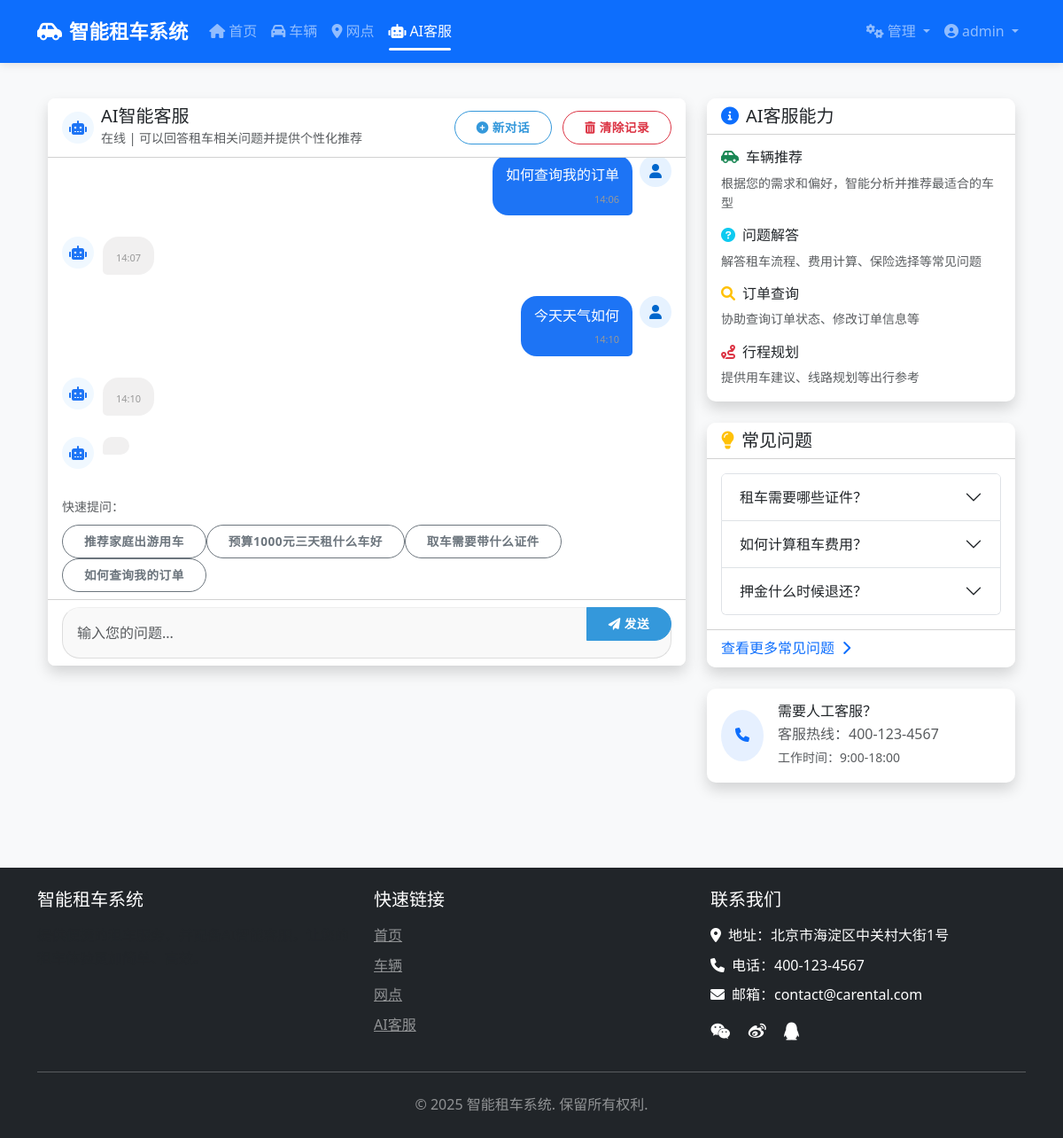
Page /ai-customer-service/chat/ (signed in) on the committed database.
### ai_customer_service/models.py (models this page shows, shortened)
class ChatMessage(models.Model):
    MESSAGE_TYPE_CHOICES = (
        ('user', '用户'),
        ('ai', 'AI客服'),
        ('system', '系统消息'),
    )
    session = models.ForeignKey(ChatSession, on_delete=models.CASCADE, related_name='messages', verbose_name='会话')
    message_type = models.CharField(max_length=10, choices=MESSAGE_TYPE_CHOICES, verbose_name='消息类型')
    content = models.TextField(verbose_name='消息内容')
    timestamp = models.DateTimeField(auto_now_add=True, verbose_name='发送时间')
    class Meta:
        verbose_name = '聊天消息'
        verbose_name_plural = '聊天消息'
        ordering = ['timestamp']

### ai_customer_service/views.py (the view)
# urls.py: path('chat/', views.chat_interface, name='chat_interface'),
@login_required
def chat_interface(request):
    try:
        session = ChatSession.objects.filter(user=request.user, is_active=True).latest('created_at')
    except ChatSession.DoesNotExist:
        session_id = str(uuid.uuid4())
        session = ChatSession.objects.create(
            user=request.user,
            session_id=session_id,
            is_active=True
        )
    messages = ChatMessage.objects.filter(session=session).order_by('-timestamp')[:10]
    messages = reversed(list(messages))  # 反转顺序以便按时间顺序显示
    current_time = timezone.now()
    context = {
        'session': session,
        'messages': messages,
        'current_time': current_time
    }
    return render(request, 'ai_customer_service/chat_interface.html', context)

### templates/ai_customer_service/chat_interface.html (shortened to what this page needs)
{% extends 'base/base.html' %}
{% block content %}
<div class="container-fluid mt-3">
    <div class="row">
        <div class="col-lg-8 col-md-12">
            <div class="card shadow chat-container">
                <div class="card-header bg-white">
                    <div class="d-flex align-items-center justify-content-between">
                        <div class="d-flex align-items-center">
                            <div class="avatar avatar-ai me-2">
                                <i class="fas fa-robot"></i>
                            </div>
                            <div>
                                <h5 class="mb-0">AI智能客服</h5>
                                <small class="text-muted">在线 | 可以回答租车相关问题并提供个性化推荐</small>
                            </div>
                        </div>
                        <div>
                            <div>
                                <form action="{% url 'ai_customer_service:start_chat' %}" method="post" class="d-inline" id="start-chat-form">
                                    <button type="submit" class="btn btn-sm btn-outline-primary me-2">
                                        <i class="fas fa-plus-circle me-1"></i>新对话
                                    </button>
                                </form>
                                <form action="{% url 'ai_customer_service:clear_chat_history' %}" method="post" class="d-inline" id="clear-chat-form">
                                    <button type="button" class="btn btn-sm btn-outline-danger" onclick="confirmClear()">
                                        <i class="fas fa-trash-alt me-1"></i>清除记录
                                    </button>
                                </form>
                            </div>
                        </div>
                    </div>
                </div>
                <div class="card-body p-3 chat-messages" id="chat-messages">
                    {% if messages %}
                        {% for message in messages %}
                            {% if message.message_type == 'user' %}
                                <div class="d-flex justify-content-end mb-3">
                                    <div class="message message-user">
                                        <p class="mb-0">{{ message.content }}</p>
                                        <div class="message-time">{{ message.timestamp|date:"H:i" }}</div>
                                    </div>
                                    <div class="avatar avatar-user ms-2">
                                        <i class="fas fa-user"></i>
                                    </div>
                                </div>
                            {% elif message.message_type == 'system' %}
                                <div class="alert alert-info mb-3 py-2 text-center">
                                    <i class="fas fa-info-circle me-2"></i>{{ message.content }}
                                    <div class="small text-muted">{{ message.timestamp|date:"H:i" }}</div>
                                </div>
                            {% else %}
                                <div class="d-flex mb-3">
                                    <div class="avatar avatar-ai">
                                        <i class="fas fa-robot"></i>
                                    </div>
                                    <div class="message message-ai">
                                        <div class="message-time">{{ message.timestamp|date:"H:i" }}</div>
                                    </div>
                                </div>
                            {% endif %}
                        {% endfor %}
                    {% endif %}
                    <div class="d-flex mb-3 ai-typing-indicator" style="display: none;">
                        <div class="avatar avatar-ai">
                            <i class="fas fa-robot"></i>
                        </div>
                        <div class="message message-ai">
                        </div>
                    </div>
                </div>
                <div class="px-3 pb-2 quick-actions">
                    <p class="small text-muted mb-2">快速提问：</p>
                    <div class="d-flex flex-wrap">
                        <button class="btn btn-sm btn-outline-secondary quick-question">推荐家庭出游用车</button>
                        <button class="btn btn-sm btn-outline-secondary quick-question">预算1000元三天租什么车好</button>
                        <button class="btn btn-sm btn-outline-secondary quick-question">取车需要带什么证件</button>
                        <button class="btn btn-sm btn-outline-secondary quick-question">如何查询我的订单</button>
                    </div>
                </div>
                <div class="card-footer bg-white">
                    <form id="chat-form" method="post" action="{% url 'ai_customer_service:send_message' %}">
                        <div class="position-relative">
                            <input type="text" id="message-input" name="message" class="form-control chat-input" placeholder="输入您的问题..." required>
                            <button type="submit" class="btn btn-primary send-button">
                                <i class="fas fa-paper-plane me-1"></i>发送
                            </button>
                        </div>
                    </form>
                </div>
            </div>
        </div>
        <div class="col-lg-4 d-none d-lg-block">
            <div class="card shadow mb-4">
                <div class="card-header bg-white">
                    <h5 class="mb-0"><i class="fas fa-info-circle me-2 text-primary"></i>AI客服能力</h5>
                </div>
                <div class="card-body">
                    <div class="mb-3">
                        <h6><i class="fas fa-car-side me-2 text-success"></i>车辆推荐</h6>
                        <p class="small text-muted">根据您的需求和偏好，智能分析并推荐最适合的车型</p>
                    </div>
                    <div class="mb-3">
                        <h6><i class="fas fa-question-circle me-2 text-info"></i>问题解答</h6>
                        <p class="small text-muted">解答租车流程、费用计算、保险选择等常见问题</p>
                    </div>
                    <div class="mb-3">
                        <h6><i class="fas fa-search me-2 text-warning"></i>订单查询</h6>
                        <p class="small text-muted">协助查询订单状态、修改订单信息等</p>
                    </div>
                    <div>
                        <h6><i class="fas fa-route me-2 text-danger"></i>行程规划</h6>
                        <p class="small text-muted mb-0">提供用车建议、线路规划等出行参考</p>
                    </div>
                </div>
            </div>
            <div class="card shadow mb-4">
                <div class="card-header bg-white">
                    <h5 class="mb-0"><i class="fas fa-lightbulb me-2 text-warning"></i>常见问题</h5>
                </div>
                <div class="card-body">
                    <div class="accordion" id="faqAccordion">
                        <div class="accordion-item">
                            <h2 class="accordion-header" id="headingOne">
                                <button class="accordion-button collapsed" type="button" data-bs-toggle="collapse" data-bs-target="#collapseOne" aria-expanded="false" aria-controls="collapseOne">
                                    租车需要哪些证件？
                                </button>
                            </h2>
                        </div>
                        <div class="accordion-item">
                            <h2 class="accordion-header" id="headingTwo">
                                <button class="accordion-button collapsed" type="button" data-bs-toggle="collapse" data-bs-target="#collapseTwo" aria-expanded="false" aria-controls="collapseTwo">
                                    如何计算租车费用？
                                </button>
                            </h2>
                        </div>
                        <div class="accordion-item">
                            <h2 class="accordion-header" id="headingThree">
                                <button class="accordion-button collapsed" type="button" data-bs-toggle="collapse" data-bs-target="#collapseThree" aria-expanded="false" aria-controls="collapseThree">
                                    押金什么时候退还？
                                </button>
                            </h2>
                        </div>
                    </div>
                </div>
                <div class="card-footer bg-white">
                    <a href="#" class="text-decoration-none">查看更多常见问题 <i class="fas fa-chevron-right ms-1"></i></a>
                </div>
            </div>
            <div class="card shadow mb-4">
                <div class="card-body">
                    <div class="d-flex align-items-center">
                        <div class="flex-shrink-0">
                            <div class="bg-primary bg-opacity-10 p-3 rounded-circle">
                                <i class="fas fa-phone text-primary"></i>
                            </div>
                        </div>
                        <div class="ms-3">
                            <h6 class="mb-1">需要人工客服？</h6>
                            <p class="text-muted mb-0">客服热线：400-123-4567</p>
                            <small class="text-muted">工作时间：9:00-18:00</small>
                        </div>
                    </div>
                </div>
            </div>
        </div>
    </div>
</div>
{% endblock %}

### templates/base/base.html (shortened to what this page needs)
<!DOCTYPE html>
<html lang="zh-CN">
<head>
    <link href="https://cdn.jsdelivr.net/npm/bootstrap@5.3.0/dist/css/bootstrap.min.css" rel="stylesheet">
    <link rel="stylesheet" href="https://cdnjs.cloudflare.com/ajax/libs/font-awesome/6.0.0/css/all.min.css">
    <link rel="stylesheet" href="/static/css/main.css">
</head>
<body>
    <nav class="navbar navbar-expand-lg navbar-dark bg-primary sticky-top">
        <div class="container">
            <a class="navbar-brand" href="{% url 'car_rental:home' %}">
                <i class="fas fa-car-side me-2"></i>智能租车系统
            </a>
            <div class="collapse navbar-collapse" id="navbarNav">
                <ul class="navbar-nav me-auto">
                    <li class="nav-item">
                        <a class="nav-link {% if request.path == '/' %}active{% endif %}" href="{% url 'car_rental:home' %}">
                            <i class="fas fa-home me-1"></i>首页
                        </a>
                    </li>
                    <li class="nav-item">
                        <a class="nav-link {% if '/cars/' in request.path %}active{% endif %}" href="{% url 'car_rental:car_list' %}">
                            <i class="fas fa-car me-1"></i>车辆
                        </a>
                    </li>
                    <li class="nav-item">
                        <a class="nav-link {% if '/locations/' in request.path %}active{% endif %}" href="{% url 'car_rental:location_list' %}">
                            <i class="fas fa-map-marker-alt me-1"></i>网点
                        </a>
                    </li>
                    <li class="nav-item">
                        <a class="nav-link {% if '/ai-customer-service/chat/' in request.path %}active{% endif %}" href="{% url 'ai_customer_service:chat_interface' %}">
                            <i class="fas fa-robot me-1"></i>AI客服
                        </a>
                    </li>
                </ul>
                <ul class="navbar-nav">
                    {% if user.is_authenticated %}
                        {% if user.profile.user_type == 'admin' or user.is_staff %}
                        <li class="nav-item dropdown">
                            <a class="nav-link dropdown-toggle" href="#" id="adminDropdown" role="button" data-bs-toggle="dropdown">
                                <i class="fas fa-cogs me-1"></i>管理
                            </a>
                        </li>
                        {% endif %}
                        <li class="nav-item dropdown">
                            <a class="nav-link dropdown-toggle" href="#" id="userDropdown" role="button" data-bs-toggle="dropdown">
                                <i class="fas fa-user-circle me-1"></i>{{ user.username }}
                            </a>
                        </li>
                    {% endif %}
                </ul>
            </div>
        </div>
    </nav>
    <main class="py-4">
        <div class="container">
            {% block content %}{% endblock %}
        </div>
    </main>
    <footer class="footer bg-dark text-white py-4 mt-5">
        <div class="container">
            <div class="row">
                <div class="col-md-4 mb-4 mb-md-0">
                    <h5 class="text-uppercase mb-3">智能租车系统</h5>
                    <p class="text-muted">
                    </p>
                </div>
                <div class="col-md-4 mb-4 mb-md-0">
                    <h5 class="text-uppercase mb-3">快速链接</h5>
                    <ul class="list-unstyled">
                        <li class="mb-2"><a href="{% url 'car_rental:home' %}" class="text-white-50">首页</a></li>
                        <li class="mb-2"><a href="{% url 'car_rental:car_list' %}" class="text-white-50">车辆</a></li>
                        <li class="mb-2"><a href="{% url 'car_rental:location_list' %}" class="text-white-50">网点</a></li>
                        <li class="mb-2"><a href="{% url 'ai_customer_service:chat_interface' %}" class="text-white-50">AI客服</a></li>
                    </ul>
                </div>
                <div class="col-md-4">
                    <h5 class="text-uppercase mb-3">联系我们</h5>
                    <ul class="list-unstyled">
                        <li class="mb-2"><i class="fas fa-map-marker-alt me-2"></i>地址：北京市海淀区中关村大街1号</li>
                        <li class="mb-2"><i class="fas fa-phone me-2"></i>电话：400-123-4567</li>
                        <li class="mb-2"><i class="fas fa-envelope me-2"></i>邮箱：contact@carental.com</li>
                    </ul>
                    <div class="mt-3">
                        <a href="#" class="text-white me-3"><i class="fab fa-weixin fa-lg"></i></a>
                        <a href="#" class="text-white me-3"><i class="fab fa-weibo fa-lg"></i></a>
                        <a href="#" class="text-white"><i class="fab fa-qq fa-lg"></i></a>
                    </div>
                </div>
            </div>
            <hr class="my-4">
            <div class="text-center">
                <p class="mb-0 text-white-50">© {% now "Y" %} 智能租车系统. 保留所有权利.</p>
            </div>
        </div>
    </footer>
</body>
</html>

### rows in the picture
ChatMessage: content "如何查询我的订单", timestamp "14:06"
ChatMessage: timestamp "14:07"
ChatMessage: content "今天天气如何", timestamp "14:10"
ChatMessage: timestamp "14:10"

### other values in the picture
{{ user.username }} "admin"
